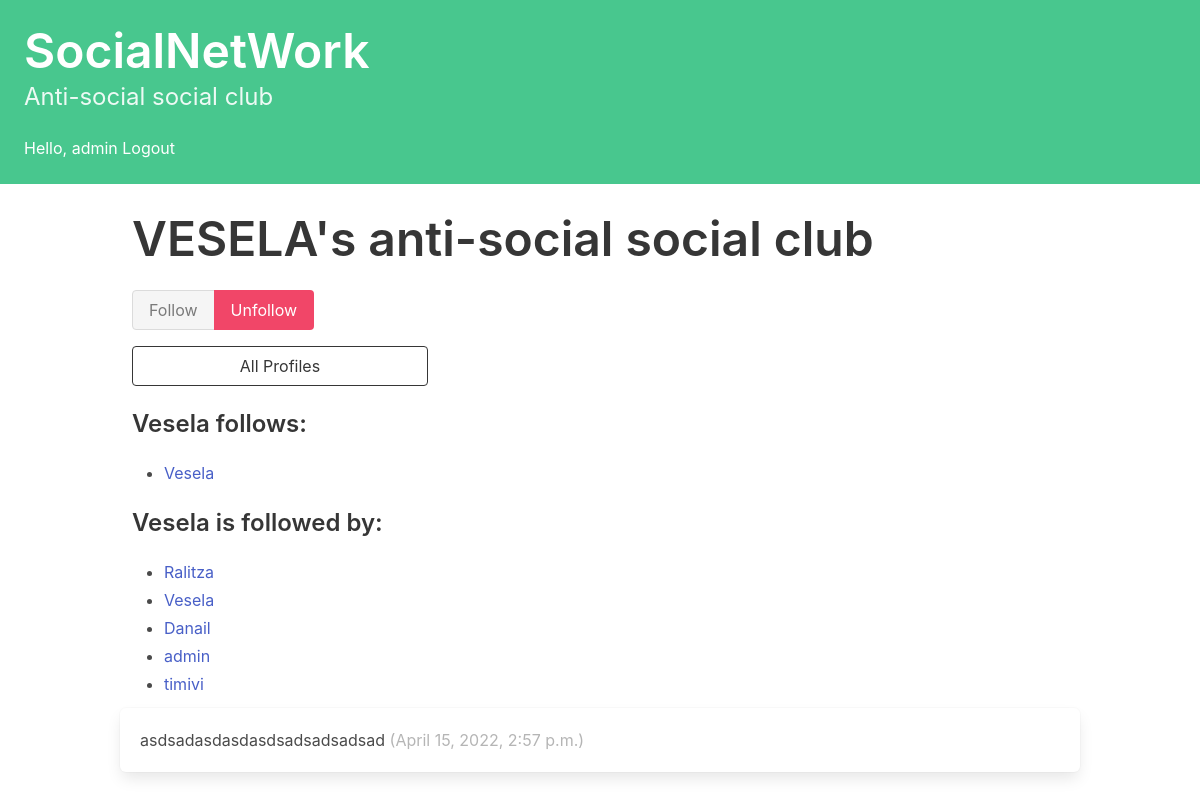
Screenshot of /profile/1 (signed in) with the database file from the repository.
### socialNetWork/models.py (models this page shows, shortened)
class Profile(models.Model):
    user = models.OneToOneField(User, on_delete=models.CASCADE)
    follows = models.ManyToManyField(
        "self",
        related_name="followed_by",
        symmetrical=False,
        blank=True
    )
    def __str__(self):
        return self.user.username

class Post(models.Model):
    user = models.ForeignKey(
        User, related_name="posts", blank=True, null=True, on_delete=models.DO_NOTHING
    )
    body = models.CharField(max_length=140)
    created_at = models.DateTimeField(auto_now_add=True)
    liked = models.ManyToManyField('Profile', related_name='liked_posts')
    test = models.OneToOneField(Profile, on_delete=models.CASCADE, blank=True, null=True)

### socialNetWork/views.py (the view, shortened to what this page needs)
# urls.py: path("profile/<int:pk>", profile, name="profile"),
@login_required(login_url='socialNetWork:login')
def profile(request, pk):
    profile = Profile.objects.get(pk=pk)
    return render(request, "profile.html", {"profile": profile})

### socialNetWork/templates/profile.html (shortened to what this page needs)
{% extends 'base.html' %}
{% block content %}
<div class="column">
    <div class="block">
    <h1 class="title is-1">
        {{profile.user.username|upper}}'s anti-social social club
    </h1>
    </div>
</div>
<div class="column is-one-third">
    <form method="post">
    <div class="buttons has-addons">
    {% if profile in user.profile.follows.all %}
        <button class="button is-success is-static">Follow</button>
        <button class="button is-danger" name="follow" value="unfollow">
            Unfollow
        </button>
    {% else %}
        <button class="button is-success" name="follow" value="follow">
            Follow
        </button>
        <button class="button is-danger is-static">Unfollow</button>
    {% endif %}
    </div>
</form>
    <div class="block">
        <a href="{% url 'socialNetWork:profile_list' %}">
            <button class="button is-dark is-outlined is-fullwidth">
                All Profiles
            </button>
        </a>
    </div>
    <div class="block">
        <h3 class="title is-4">
            {{profile.user.username}} follows:
        </h3>
        <div class="content">
            <ul>
            {% for following in profile.follows.all %}
                <li>
                    <a href="#">
                        {{ following }}
                    </a>
                </li>
            {% endfor %}
            </ul>
        </div>
    </div>
    <div class="block">
        <h3 class="title is-4">
            {{profile.user.username}} is followed by:
        </h3>
        <div class="content">
            <ul>
            {% for follower in profile.followed_by.all %}
                <li>
                    <a href="#">
                        {{ follower }}
                    </a>
                </li>
            {% endfor %}
            </ul>
        </div>
    </div>
</div>
<div class="content">
    {% for post in profile.user.posts.all %}
        <div class="box">
            {{ post.body }}
            <span class="is-small has-text-grey-light">
                ({{ post.created_at }})
            </span>
        </div>
    {% endfor %}
</div>
{% endblock content %}

### socialNetWork/templates/base.html (shortened to what this page needs)
<html lang="en">
<head>
    <link rel="stylesheet"
          href="https://cdn.jsdelivr.net/npm/bulma@0.9.3/css/bulma.min.css">
</head>
<body>
    <section class="hero is-small is-success mb-4">
        <div class="hero-body">
            <h1 class="title is-1"><a href="{% url 'socialNetWork:dashboard' %} ">SocialNetWork</a></h1>
            <p class="subtitle is-4">
                Anti-social social club
            </p>
            {% if request.user.is_anonymous == False%}
        <span>Hello, {{request.user}}</span>
        <span><a href="{% url 'socialNetWork:logout' %}">Logout</a></span>
    {% endif %}
        </div>
    </section>
    <div class="container">
    <div>
        {% block content %}
        {% endblock content %}
    </div>
    </div>
</body>
</html>

### rows the page displays
Profile: user.username "VESELA", user.username "Vesela"
Profile: user.username "Ralitza"
Profile: user.username "Danail"
Profile: user.username "admin"
Profile: user.username "timivi"
Post: body "asdsadasdasdasdsadsadsadsad", created_at "April 15, 2022, 2:57 p.m."

### other values shown
{{ request.user }} "admin"
